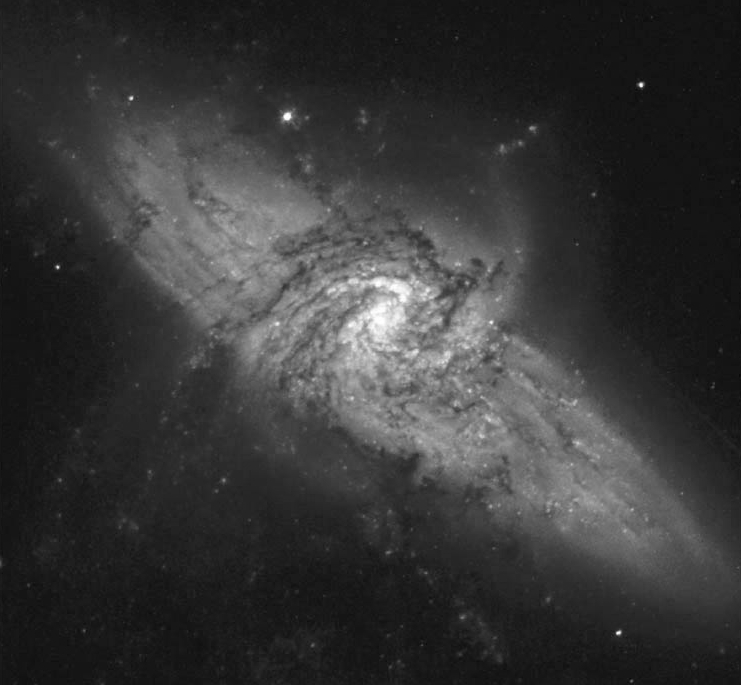
#> input picture Labo1Entrega/Imagenes_para_contraste/galaxy.jpg, 741 x 685 px
$ python labo1.py
#> lines starting #> are read from the running program, lines starting #| are printed output that depends on the picture; after the words box and inside, x2 and y2 are one past the last pixel; in counts of white or black regions, pixels touching at a corner belong together
import cv2
import numpy as np
import matplotlib.pyplot as plt
import os

path_output = "salida/"


imagen =cv2.imread("Imagenes_para_contraste/galaxy.jpg", cv2.IMREAD_GRAYSCALE)
#> imagen is the input picture: shape (685, 741); min 8, max 255, mean 54.3

# dimension de la imagen
#print(np.shape(imagen))


def multiplicar(imagen, factor):
    # normalizamos la imagen
#> called with factor = 2
    imagen2 = np.float32(imagen)/256
    # multiplicacmos por el factor deseado y clipeamos el valor para que no se pase del rango de colores
    # finalmente desnormalizamos
    cv2.imwrite(path_output+"mult"+str(factor)+".jpg", np.clip(imagen2*factor,0,1)*256)
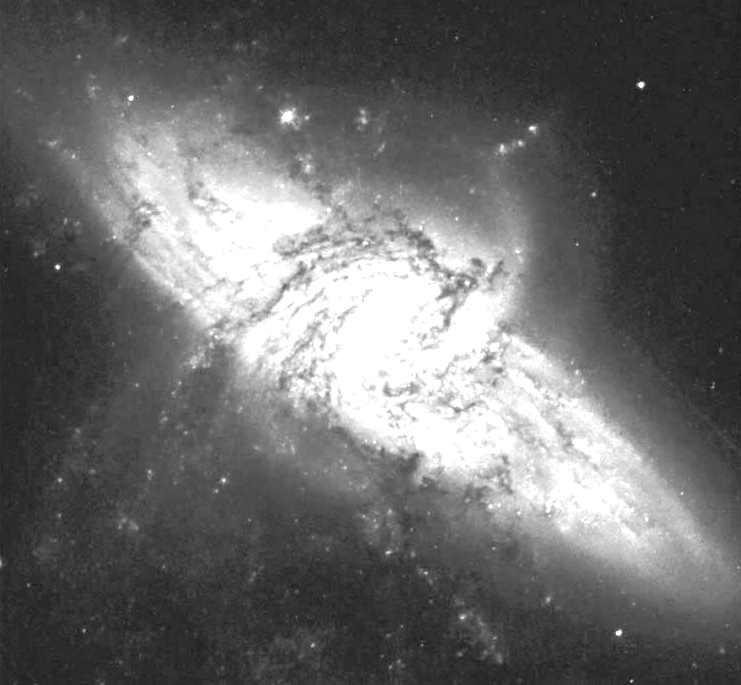
#> saved as mult2.jpg: shape (685, 741); min 16, max 255, mean 105.6
#> call 3 of multiplicar, with factor = 4
#> in multiplicar (call 3), `cv2.imwrite(path_output+"mult"+str(factor)+".jpg", np.clip(imagen2*fac..`:
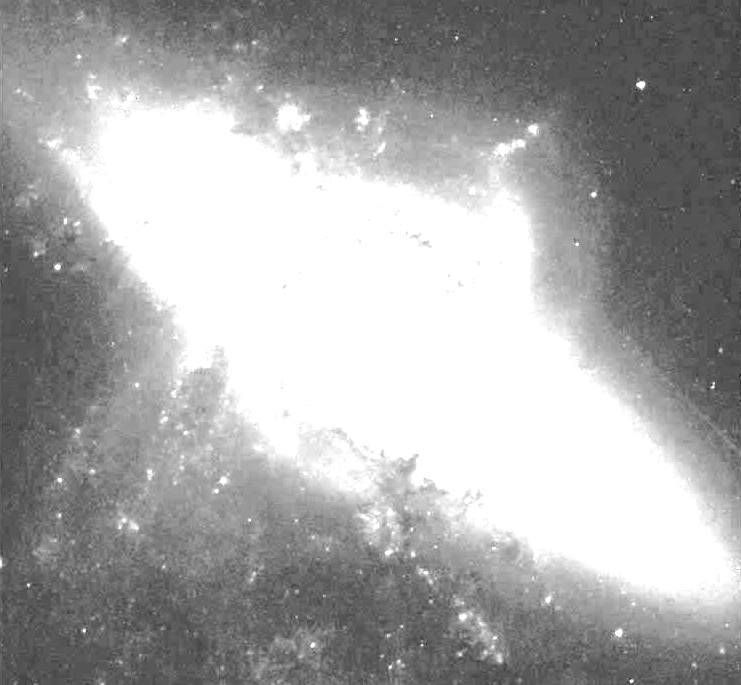
#> saved as mult4.jpg: shape (685, 741); min 32, max 255, mean 167.4

def negativo(imagen):
    imagen2 = 255-imagen
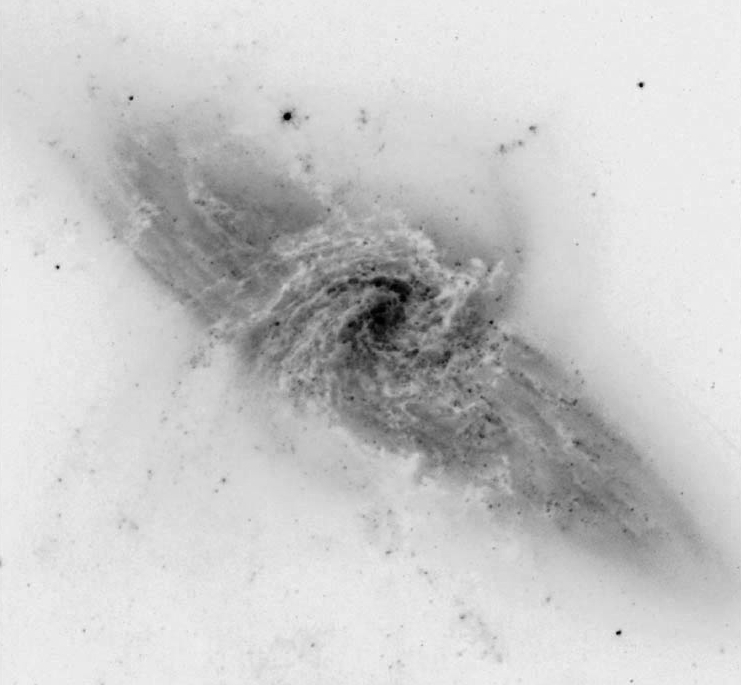
#> imagen2: shape (685, 741); min 0, max 247, mean 200.7
    cv2.imwrite(path_output + "negativo.jpg", imagen2)

def histograma(imagen):
    bucket = np.zeros(256)
    for line in imagen:
        for pixel in line:
            bucket[pixel] += 1
#> after the loop, bucket = 256 values, max 29910 at index 21, min 0 at index 0, mean 1982.8

    return bucket

def graficar_histograma(imagen):
    bucket = histograma(imagen)
    plt.bar(np.arange(256), bucket, width=1.0)
    plt.title("Histograma de la imagen Galaxy")
    plt.show()
#> figure, not shown here; tallest bar 29910 high, from x = 20.5 to 21.5


# devuelve la función de la suma frecuencia acumulada de la imagen pasada por parametro
def funAcumulada(imagen):
    bucket = np.zeros(256)
    for line in imagen:
        for pixel in line:
            bucket[pixel] += 1

    funcAcumulada = np.cumsum(bucket)/(imagen.shape[0]*imagen.shape[1])
#> funcAcumulada = 256 values from 0 to 1
    return funcAcumulada


def contraste(imagen):
    funcAcumulada = funAcumulada(imagen)
#> funcAcumulada = 256 values from 0 to 1
    funcAcumUniforme = np.arange(256)/256
    transformacion = np.zeros(256)

    # calculamos la transformacion para "uniformizar" la acumulada de la distribución de la imagen original
    # (es una implementación de lo visto en clase)
    for i in range(funcAcumulada.size):
        w = funcAcumulada[i]
        diffmin = np.inf
        indicemin = 255
        for j in range(funcAcumUniforme.size):
            wn = funcAcumUniforme[j]
            diff = wn - w
            if(diff>=0 and diff<diffmin):
                diffmin = diff
                indicemin = j
        transformacion[i] = indicemin
#> this loop made 256 passes
#> w on passes 1 to 3: 0, 0, 0
#> after the loop, transformacion = 256 values from 0 to 255

    # aplicamos la transformacion a los pixeles de la imagen original
    imagen2 = imagen.copy()
    for i in range(imagen2.shape[0]):
        for j in range(imagen2.shape[1]):
            imagen2[i][j] = transformacion[imagen2[i][j]]
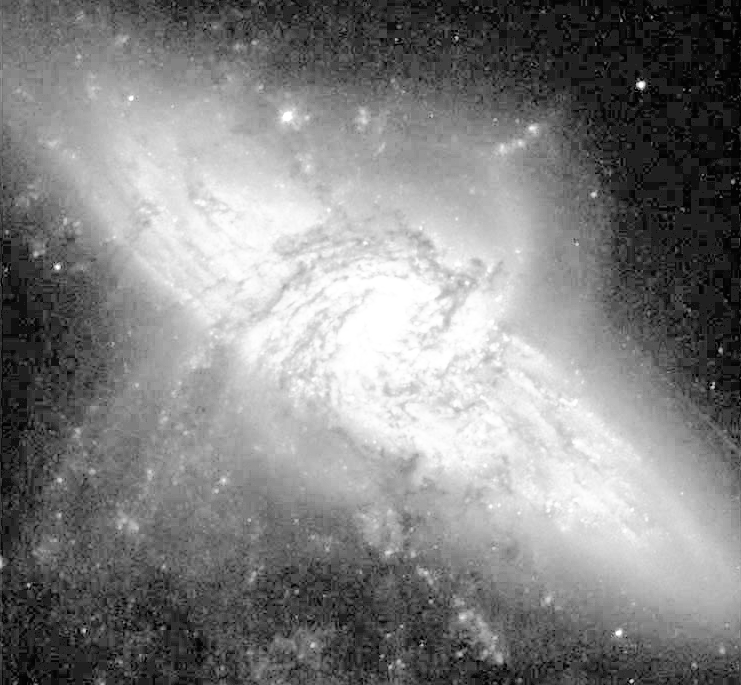
#> imagen2: shape (685, 741); min 1, max 255, mean 130.7

    cv2.imwrite(path_output + "contrastado1vez.jpg", imagen2)
    return imagen2
    ###### GARFICO ######
    #Para ver el histograma de la resultante de la transformacion
    plt.plot(funAcumulada(imagen2))
    plt.title("Histograma despues de la ecualizacion")
    plt.show()


def binarizador(img , umbral):
#> called with umbral = 102
    imagen2 = img

    # hago una mascara de los pixeles que estan por arriba del umbral
    # a los que estan por encima les asigno el nivel de gris 255 y a los que no los dejo en 0
    imagen2 = ((np.ones(img.shape)*umbral)<=img)  *255
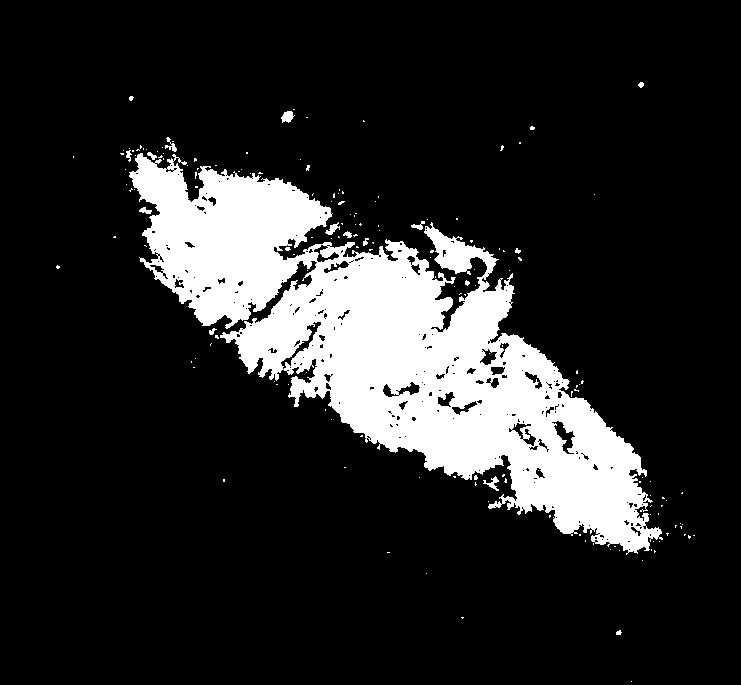
#> imagen2: shape (685, 741) int64; 15.7% white; 167 white regions (151 under 20 px), largest, box (x1, y1, x2, y2) and area: (129, 153, 663, 555) 78226, (281, 111, 295, 123) 109, (483, 476, 499, 491) 89
    cv2.imwrite(path_output + "binarizado.jpg", imagen2)
   # graficar_histograma(imagen2)
   # graficar_histograma(img)

# ejercicio 7
def comparar(img):
    bucket = histograma(img)
    plt.bar(np.arange(256), bucket, width=1.0, label="Imagen original")
    bucket = histograma(contraste(img))
#> the loop in contraste (call 2), `for i in range(funcAcumulada.size):` made 256 passes
#> bucket = 256 values, max 29910 at index 32, min 0 at index 0, mean 1982.8
    plt.bar(np.arange(256), bucket, width=1.0, label="Imagen ecualizada")
    plt.title("Comparacion histogramas")
    plt.legend()
    plt.show()
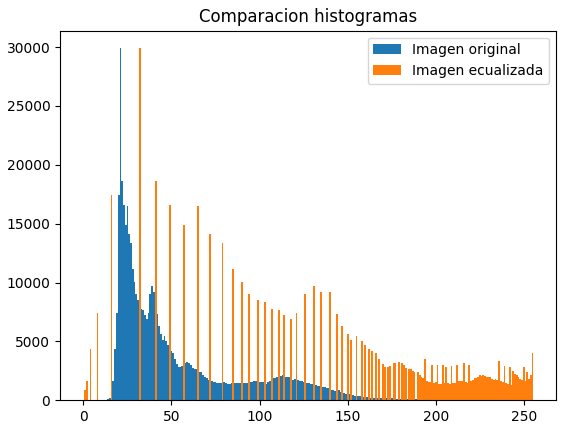
#> figure drawn by matplotlib, 1 panel; tallest bar 29910 high, from x = 20.5 to 21.5; tallest bar 29910 high, from x = 31.5 to 32.5
# ejercicio 8
def ecualizarDosVeces(img):
    newImg = contraste(img)
    newImg2 = contraste(newImg)
    cv2.imwrite(path_output + "contrastado2veces.jpg", newImg2)
    bucket = histograma(newImg2)
    plt.bar(np.arange(256), bucket, width=1.0)
    plt.title("Histograma de la imagen Galaxy 2 veces contrastada")
    plt.show()
#> figure, not shown here; tallest bar 29910 high, from x = 31.5 to 32.5

# ejercicio 9
def modhistograma(lanmda, gamma, img):
    # calculo el histograma de la imagen
    h0 = histograma(img)
    # lo transformo en un vector columna
    h0 = h0.reshape((h0.size,1))
    # histograma uniforme antes de normalizar
    u = np.ones(256) * (np.shape(img)[0]*np.shape(img)[1])
    u = u.reshape((u.size,1))

    # hago la matriz bidiagona
    bidiag = np.eye(255, 256) * -1 +  np.diag(np.ones(255) , 1)[:255,:]
    # minimizacion (diapositiva vista en clase)
    res = np.linalg.solve(256*(np.eye(np.shape(bidiag)[1],np.shape(bidiag)[1]) * (1+lanmda) + gamma*bidiag.T@bidiag), (256*h0 + (lanmda*u)))

    return res

def transformar_imagen(imagen, funcAcumTarget):
    funcAcumulada = funAcumulada(imagen)
    transformacion = np.zeros(256)

    for i in range(funcAcumulada.size):
        w = funcAcumulada[i]
        diffmin = 3
        indicemin = 255
        for j in range(funcAcumTarget.size):
            wn = funcAcumTarget[j]
            diff = wn - w
            if(diff>=0 and diff<diffmin):
                diffmin = diff
                indicemin = j

        transformacion[i] = indicemin

    imagen2 = imagen.copy()
    for i in range(imagen2.shape[0]):
        for j in range(imagen2.shape[1]):
            imagen2[i][j] = transformacion[imagen2[i][j]]

    return imagen2

def exploracion9(imagen):
    lambdas = [1, 5, 10]
    gammas = [0, 5, 1000]
    special_path_output = path_output + "Ejercicio9/"

    for l in lambdas:
        for g in gammas:
            h = modhistograma(l,g, imagen)
            fac = np.cumsum(h)/(imagen.shape[0]*imagen.shape[1])
            plt.plot(fac, label="lambda: " + str(l) + "\n gamma: " + str(g))
            imagen_nueva = transformar_imagen(imagen, fac)
            cv2.imwrite(special_path_output + "lambda_" + str(l) + "_gamma_" + str(g) + ".jpg" , imagen_nueva )
    plt.title("Funciones acumuladas de la imagen con distintos parametros")
    plt.legend()
    plt.show()
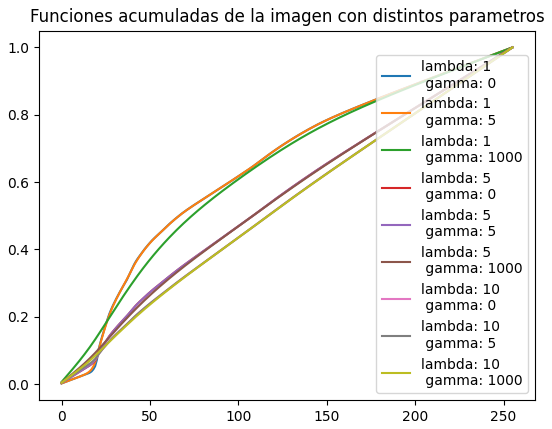
#> figure drawn by matplotlib, 1 panel; curve peaks at x = 255, y = 1; curve peaks at x = 255, y = 1; curve peaks at x = 255, y = 1


def ejercicios():
    #Ejercicio1/2
    multiplicar(imagen,2)
    multiplicar(imagen,3)
    multiplicar(imagen,4)
    multiplicar(imagen,255)
    #Ejercicio3
    negativo(imagen)
    #Ejercicio4
    graficar_histograma(imagen)
    #Ejercicio5
    contraste(imagen)
    #Ejercicio6 (se usa ub umbral de 102)
    binarizador(imagen,102)
    #Ejercicio7
    comparar(imagen)
    #Ejercicio8
    ecualizarDosVeces(imagen)
    #Al ecualizar 2 veces se muy similar al histograma de la ecualizacion simple
    #Esto se debe a que ya se sigue la distribución normal acorde a la funcion de probabilidad acumulada
    #Ejercicio9
    exploracion9(imagen)

ejercicios()

$ run again, with Labo1Entrega/Imagenes_para_contraste/coffee_dark.jpg copied over Labo1Entrega/Imagenes_para_contraste/galaxy.jpg
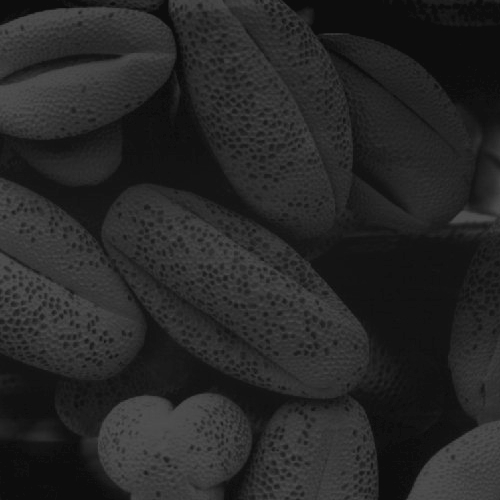
#> input picture Labo1Entrega/Imagenes_para_contraste/coffee_dark.jpg, 500 x 500 px
#> imagen is the input picture: shape (500, 500); min 12, max 83, mean 38.7
#> after the loop in histograma, `for line in imagen:`: bucket = 256 values, max 16986 at index 13, min 0 at index 0, mean 976.6
#> in funAcumulada, `funcAcumulada = np.cumsum(bucket)/(imagen.shape[0]*imagen.shape[1])`: funcAcumulada = 256 values from 0 to 1
#> the loop in contraste, `for i in range(funcAcumulada.size):` made 256 passes
#> w on passes 1 to 3: 0, 0, 0
#> after the loop in contraste, `for i in range(funcAcumulada.size):`: transformacion = 256 values from 0 to 255
#> after the loop in contraste, `for i in range(imagen2.shape[0]):`:
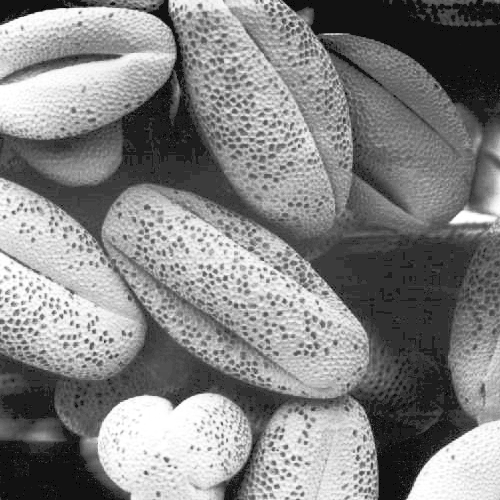
#> imagen2: shape (500, 500); min 1, max 255, mean 131.8
#> the loop in contraste (call 2), `for i in range(funcAcumulada.size):` made 256 passes
#> in comparar, `bucket = histograma(contraste(img))`: bucket = 256 values, max 16986 at index 18, min 0 at index 0, mean 976.6
#> in exploracion9, `plt.show()`:
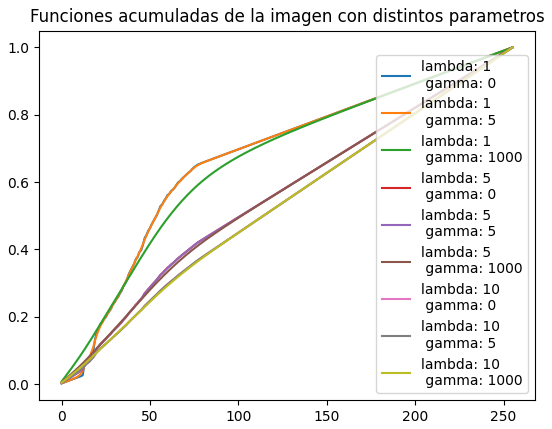
#> figure drawn by matplotlib, 1 panel; curve peaks at x = 255, y = 1; curve peaks at x = 255, y = 1; curve peaks at x = 255, y = 1
